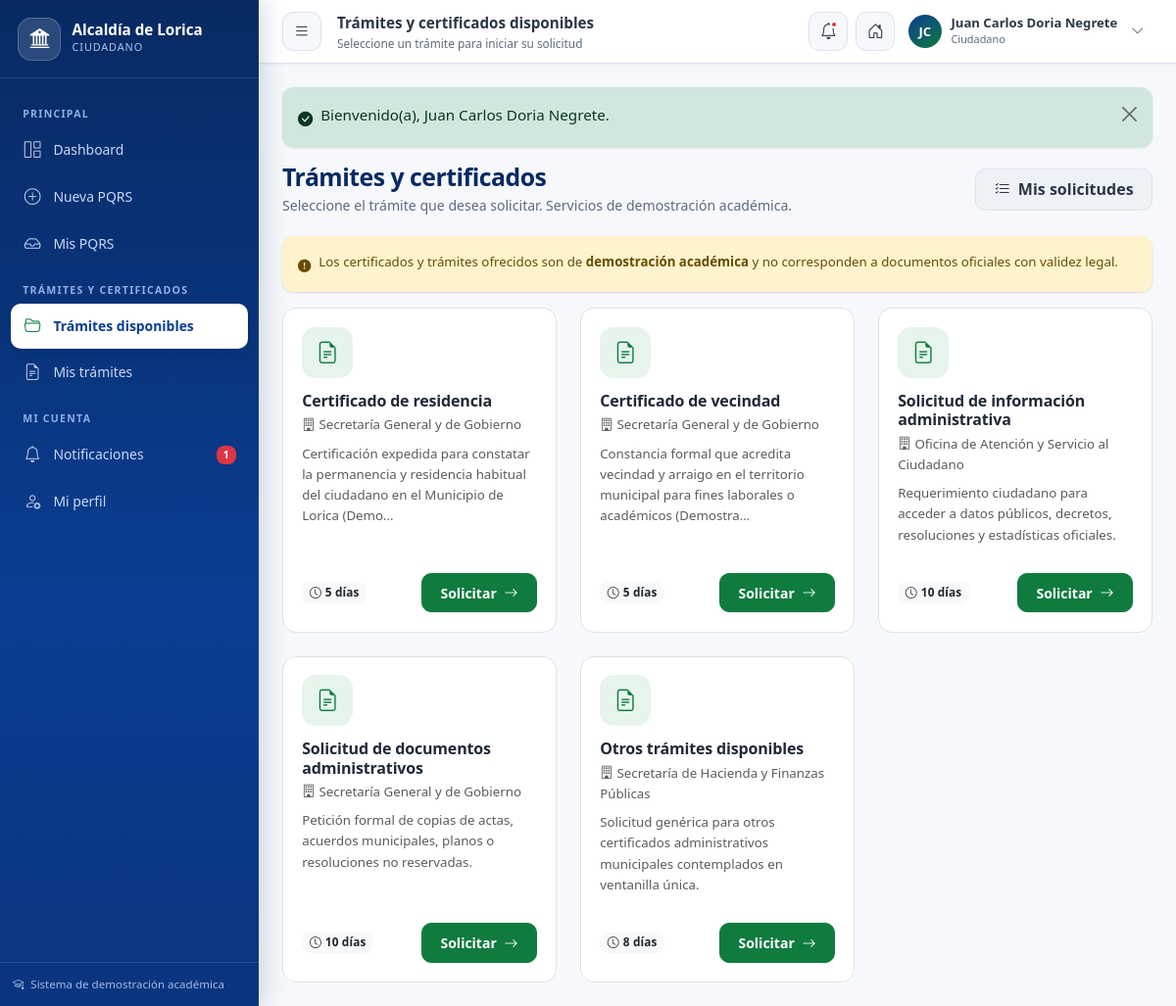
The page /alcaldia-lorica/ciudadano/tramites (signed in) on the database its author committed.
### tables this page shows
CREATE TABLE `usuarios` (
    `id` INT AUTO_INCREMENT PRIMARY KEY,
    `rol_id` INT NOT NULL,
    `email` VARCHAR(150) NOT NULL UNIQUE,
    `password` VARCHAR(255) NOT NULL,
    `activo` TINYINT(1) DEFAULT 1,
    `ultimo_acceso` DATETIME NULL,
    `created_at` TIMESTAMP DEFAULT CURRENT_TIMESTAMP,
    `updated_at` TIMESTAMP DEFAULT CURRENT_TIMESTAMP ON UPDATE CURRENT_TIMESTAMP,
    CONSTRAINT `fk_usuarios_rol` FOREIGN KEY (`rol_id`) REFERENCES `roles` (`id`) ON UPDATE CASCADE
);

CREATE TABLE `roles` (
    `id` INT AUTO_INCREMENT PRIMARY KEY,
    `nombre` VARCHAR(50) NOT NULL UNIQUE,
    `descripcion` VARCHAR(255) NULL,
    `created_at` TIMESTAMP DEFAULT CURRENT_TIMESTAMP
);

CREATE TABLE `ciudadanos` (
    `id` INT AUTO_INCREMENT PRIMARY KEY,
    `usuario_id` INT NOT NULL UNIQUE,
    `tipo_documento` ENUM('CC', 'TI', 'CE', 'PASAPORTE', 'NIT') DEFAULT 'CC',
    `numero_documento` VARCHAR(30) NOT NULL UNIQUE,
    `nombres` VARCHAR(100) NOT NULL,
    `apellidos` VARCHAR(100) NOT NULL,
    `telefono` VARCHAR(30) NULL,
    `direccion` VARCHAR(200) NULL,
    `barrio` VARCHAR(100) NULL,
    `created_at` TIMESTAMP DEFAULT CURRENT_TIMESTAMP,
    `updated_at` TIMESTAMP DEFAULT CURRENT_TIMESTAMP ON UPDATE CURRENT_TIMESTAMP,
    CONSTRAINT `fk_ciudadanos_usuario` FOREIGN KEY (`usuario_id`) REFERENCES `usuarios` (`id`) ON DELETE CASCADE
);

CREATE TABLE `tipos_tramites` (
    `id` INT AUTO_INCREMENT PRIMARY KEY,
    `codigo` VARCHAR(30) NOT NULL UNIQUE,
    `nombre` VARCHAR(150) NOT NULL,
    `descripcion` TEXT NOT NULL,
    `requisitos` TEXT NOT NULL,
    `instrucciones` TEXT NOT NULL,
    `detalle_campos` JSON NULL,
    `dias_termino` INT DEFAULT 10,
    `dependencia_id` INT NULL,
    `activo` TINYINT(1) DEFAULT 1,
    `created_at` TIMESTAMP DEFAULT CURRENT_TIMESTAMP,
    CONSTRAINT `fk_tramites_dependencia` FOREIGN KEY (`dependencia_id`) REFERENCES `dependencias` (`id`) ON DELETE SET NULL
);

CREATE TABLE `dependencias` (
    `id` INT AUTO_INCREMENT PRIMARY KEY,
    `codigo` VARCHAR(20) NOT NULL UNIQUE,
    `nombre` VARCHAR(150) NOT NULL,
    `email` VARCHAR(150) NULL,
    `telefono` VARCHAR(50) NULL,
    `activo` TINYINT(1) DEFAULT 1,
    `created_at` TIMESTAMP DEFAULT CURRENT_TIMESTAMP
);

### app/views/ciudadano/tramites_index.php (the view)
<div class="page-heading d-flex flex-wrap justify-content-between align-items-center gap-2">
    <div>
        <h1>Trámites y certificados</h1>
        <p>Seleccione el trámite que desea solicitar. Servicios de demostración académica.</p>
    </div>
    <a href="<?= url('ciudadano/tramites/mis-solicitudes') ?>" class="btn btn-soft"><i class="bi bi-list-check me-1"></i> Mis solicitudes</a>
</div>
<div class="alert alert-warning small d-flex gap-2">
    <i class="bi bi-exclamation-circle-fill mt-1"></i>
    <div>Los certificados y trámites ofrecidos son de <strong>demostración académica</strong> y no corresponden a documentos oficiales con validez legal.</div>
</div>
<div class="row g-4">
    <?php if (empty($tipos)): ?>
        <div class="col-12"><div class="card"><div class="empty-state"><i class="bi bi-folder-x"></i>No hay trámites disponibles en este momento.</div></div></div>
    <?php else: foreach ($tipos as $t): ?>
        <div class="col-md-6 col-lg-4">
            <div class="tramite-card d-flex flex-column">
                <div class="tc-head">
                    <div class="feature-icon green"><i class="bi bi-file-earmark-text"></i></div>
                    <h5 class="h6 fw-bold mb-1"><?= e($t['nombre']) ?></h5>
                    <div class="small text-muted mb-2"><i class="bi bi-building me-1"></i><?= e($t['dependencia_nombre'] ?? 'Ventanilla única') ?></div>
                    <p class="small text-muted"><?= e(truncate($t['descripcion'], 120)) ?></p>
                </div>
                <div class="tc-body mt-auto">
                    <div class="d-flex justify-content-between align-items-center">
                        <span class="badge bg-light text-dark"><i class="bi bi-clock me-1"></i><?= (int)$t['dias_termino'] ?> días</span>
                        <a href="<?= url('ciudadano/tramites/solicitar/' . (int)$t['id']) ?>" class="btn btn-sm btn-success">Solicitar <i class="bi bi-arrow-right ms-1"></i></a>
                    </div>
                </div>
            </div>
        </div>
    <?php endforeach; endif; ?>
</div>

### app/core/Router.php (shortened to what the rows shown need)
<?php
class Router {
    private array $routes = [];
    private string $basePath = '';
    public function __construct(string $basePath = '') {
        $this->basePath = rtrim($basePath, '/');
    }
    private function addRoute(string $method, string $path, array $handler, array $middleware): void {
        $path = '/' . trim($path, '/');
        $pattern = preg_replace('#\{([a-zA-Z_][a-zA-Z0-9_]*)\}#', '(?P<$1>[^/]+)', $path);
        $this->routes[] = [
            'method'     => $method,
            'path'       => $path,
            'pattern'    => '#^' . $pattern . '$#',
            'handler'    => $handler,
            'middleware' => $middleware,
        ];
    }
    public function dispatch(string $method, string $uri): void {
        $path = $this->extractPath($uri);
        foreach ($this->routes as $route) {
            if ($route['method'] !== $method) {
                continue;
            }
            if (preg_match($route['pattern'], $path, $matches)) {
                $params = array_filter($matches, 'is_string', ARRAY_FILTER_USE_KEY);
                foreach ($route['middleware'] as $mw) {
                    $result = Middleware::run($mw);
                }
                [$controllerClass, $action] = $route['handler'];
                $controller = new $controllerClass();
                call_user_func_array([$controller, $action], array_values($params));
                return;
            }
        }
    }
    private function extractPath(string $uri): string {
        $uri = parse_url($uri, PHP_URL_PATH) ?? '/';
        if ($this->basePath !== '' && str_starts_with($uri, $this->basePath)) {
            $uri = substr($uri, strlen($this->basePath));
        }
        $uri = '/' . trim($uri, '/');
        return $uri === '/' ? '/' : rtrim($uri, '/');
    }
}

### app/views/layouts/panel.php (shortened to what the rows shown need)
<?php
$app = config();
$user = Auth::user();
$rol = Auth::role();
$activeMenu = $activeMenu ?? '';
$nombreCompleto = Auth::name();
$iniciales = '';
$partes = preg_split('/\s+/', trim($nombreCompleto));
foreach (array_slice($partes, 0, 2) as $p) {
    if ($p !== '') $iniciales .= mb_strtoupper(mb_substr($p, 0, 1));
}
$iniciales = $iniciales ?: 'AL';
$noLeidas = ($rol === 'ciudadano') ? NotificationService::noLeidas((int)$user['id']) : 0;
$menuRol = $menus[$rol] ?? [];
?>
<!DOCTYPE html>
<html lang="es">
<head>
    <link rel="stylesheet" href="<?= asset('bootstrap/css/bootstrap.min.css') ?>">
    <link rel="stylesheet" href="<?= asset('icons/bootstrap-icons.min.css') ?>">
    <link rel="stylesheet" href="<?= asset('css/app.css') ?>">
</head>
<body class="panel-body">
<aside class="panel-sidebar" id="panelSidebar">
    <div class="sidebar-brand">
        <div class="brand-shield"><i class="bi bi-bank2"></i></div>
        <div>
            <div class="sb-title">Alcaldía de Lorica</div>
            <div class="sb-sub"><?= e(role_label($rol)) ?></div>
        </div>
    </div>
    <div class="sidebar-scroll">
        <?php foreach ($menuRol as $grupo): ?>
            <div class="sidebar-label"><?= e($grupo['label']) ?></div>
            <ul class="sidebar-nav">
                <?php foreach ($grupo['items'] as $item): ?>
                    <li>
                        <a class="nav-link <?= $activeMenu === $item['key'] ? 'active' : '' ?>" href="<?= url($item['url']) ?>">
                            <i class="bi <?= e($item['icon']) ?>"></i>
                            <span><?= e($item['text']) ?></span>
                            <?php if ($item['key'] === 'notificaciones' && $noLeidas > 0): ?>
                                <span class="badge bg-danger"><?= $noLeidas ?></span>
                            <?php endif; ?>
                        </a>
                    </li>
                <?php endforeach; ?>
            </ul>
        <?php endforeach; ?>
    </div>
    <div class="sidebar-footer">
        <i class="bi bi-mortarboard me-1"></i> Sistema de demostración académica
    </div>
</aside>
<div class="panel-main">
    <header class="panel-topbar">
        <button class="icon-btn topbar-toggle" type="button" id="sidebarToggle" aria-label="Menú">
            <i class="bi bi-list"></i>
        </button>
        <div class="topbar-title">
            <?= e($pageTitle ?? ($title ?? 'Panel')) ?>
            <?php if (!empty($pageSubtitle)): ?><small><?= e($pageSubtitle) ?></small><?php endif; ?>
        </div>
        <div class="topbar-actions">
            <?php if ($rol === 'ciudadano'): ?>
                <a href="<?= url('ciudadano/notificaciones') ?>" class="icon-btn" title="Notificaciones">
                    <i class="bi bi-bell"></i>
                    <?php if ($noLeidas > 0): ?><span class="dot"></span><?php endif; ?>
                </a>
            <?php endif; ?>
            <a href="<?= url('') ?>" class="icon-btn d-none d-sm-grid" title="Ir al portal público"><i class="bi bi-house-door"></i></a>
            <div class="dropdown">
                <button class="user-chip border-0" data-bs-toggle="dropdown" aria-expanded="false" type="button">
                    <span class="user-avatar"><?= e($iniciales) ?></span>
                    <span class="text-start">
                        <span class="u-name d-block"><?= e($nombreCompleto) ?></span>
                        <span class="u-role d-block"><?= e(role_label($rol)) ?></span>
                    </span>
                    <i class="bi bi-chevron-down small text-muted ms-1"></i>
                </button>
            </div>
        </div>
    </header>
    <div class="panel-content">
        <?php require __DIR__ . '/_flash.php'; ?>
        <?= $content ?>
    </div>
</div>
</body>
</html>

### rows shown on the page
usuarios: rol.nombre "CIUDADANO", rol.nombre "Ciudadano"
ciudadanos: nombreCompleto "Juan Carlos Doria Negrete"
tipos_tramites: nombre "Certificado de residencia", dependencia.nombre "Secretaría General y de Gobierno", descripcion "Certificación expedida para constatar la permanencia y residencia habitual del ciudadano en el Municipio de Lorica (Demo…", dias_termino "5"
tipos_tramites: nombre "Certificado de vecindad", dependencia.nombre "Secretaría General y de Gobierno", descripcion "Constancia formal que acredita vecindad y arraigo en el territorio municipal para fines laborales o académicos (Demostra…", dias_termino "5"
tipos_tramites: nombre "Solicitud de información administrativa", dependencia.nombre "Oficina de Atención y Servicio al Ciudadano", descripcion "Requerimiento ciudadano para acceder a datos públicos, decretos, resoluciones y estadísticas oficiales.", dias_termino "10"
tipos_tramites: nombre "Solicitud de documentos administrativos", dependencia.nombre "Secretaría General y de Gobierno", descripcion "Petición formal de copias de actas, acuerdos municipales, planos o resoluciones no reservadas.", dias_termino "10"
tipos_tramites: nombre "Otros trámites disponibles", dependencia.nombre "Secretaría de Hacienda y Finanzas Públicas", descripcion "Solicitud genérica para otros certificados administrativos municipales contemplados en ventanilla única.", dias_termino "8"

### other values the page prints
$grupo['label'] "PRINCIPAL"
$item['text'] "Dashboard"
$item['text'] "Nueva PQRS"
$item['text'] "Mis PQRS"
$grupo['label'] "TRÁMITES Y CERTIFICADOS"
$item['text'] "Trámites disponibles"
$item['text'] "Mis trámites"
$grupo['label'] "MI CUENTA"
$item['text'] "Notificaciones"
$noLeidas "1"
$item['text'] "Mi perfil"
$iniciales "JC"
$__f['message'] "Bienvenido(a), Juan Carlos Doria Negrete."
